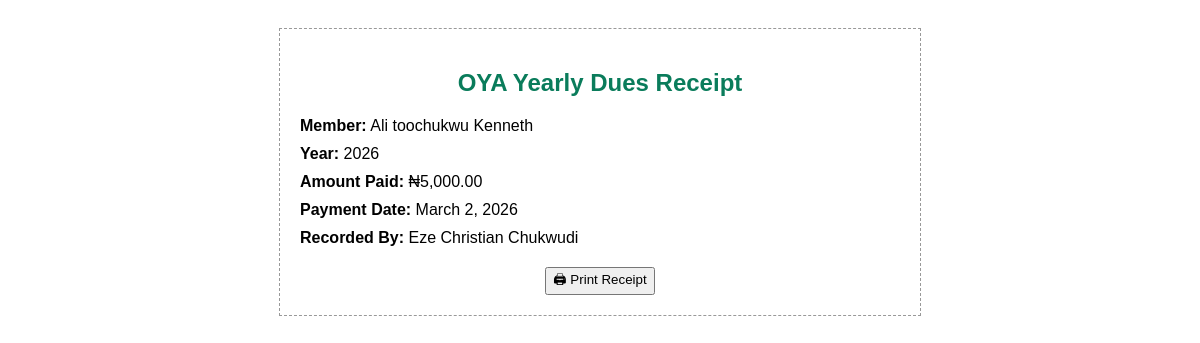
Screenshot of /contribution/receipt/1/ (signed in) with the database file from the repository.
### finance/models.py (models this page shows, shortened)
class Contribution(models.Model):
    member = models.ForeignKey(Member, on_delete=models.CASCADE)
    year = models.PositiveIntegerField()
    amount_paid = models.DecimalField(max_digits=10, decimal_places=2)
    payment_date = models.DateField()
    recorded_by = models.ForeignKey(Member, on_delete=models.SET_NULL, null=True, related_name='contributions_recorded')
    class Meta:
        unique_together = ('member', 'year')  # ✅ Prevent duplicate dues per year

### accounts/models.py (models this page shows, shortened)
class Member(models.Model):
    ROLE_CHOICES = [
        ('admin', 'Admin'),
        ('executive', 'Executive'),
        ('floor', 'Floor Member'),
    ]
    STATUS_CHOICES = [
        ('active', 'Active'),
        ('inactive', 'Inactive'),
        ('suspended', 'Suspended'),
    ]
    serial_number = models.CharField(max_length=20, unique=True)
    full_name = models.CharField(max_length=200)
    phone_number = models.CharField(max_length=20)
    gender = models.CharField(max_length=10)
    age = models.PositiveIntegerField()
    role = models.CharField(max_length=20, choices=ROLE_CHOICES)
    executive_position = models.CharField(max_length=100, null=True, blank=True)
    status = models.CharField(max_length=20, choices=STATUS_CHOICES)
    year_joined = models.PositiveIntegerField()
    password = models.CharField(max_length=128)  # hashed later
    created_at = models.DateTimeField(auto_now_add=True)

### accounts/decorators.py (the view)
    def wrapper(request, *args, **kwargs):
        if not request.session.get('member_id'):
            return redirect('login')
        return view_func(request, *args, **kwargs)

### finance/views.py (called while the page is built)
@login_required
def contribution_receipt(request, contribution_id):
    contribution = Contribution.objects.select_related('member', 'recorded_by').get(id=contribution_id)
    return render(request, 'finance/contribution_receipt.html', {'contribution': contribution})

### finance/templates/finance/contribution_receipt.html (shortened to what this page needs)
{% load humanize %}
<!DOCTYPE html>
<html>
<head>
</head>
<body>
<div class="receipt">
  <h2>OYA Yearly Dues Receipt</h2>
  <div class="row"><span class="label">Member:</span> {{ contribution.member.full_name }}</div>
  <div class="row"><span class="label">Year:</span> {{ contribution.year }}</div>
  <div class="row"><span class="label">Amount Paid:</span> ₦{{ contribution.amount_paid|intcomma }}</div>
  <div class="row"><span class="label">Payment Date:</span> {{ contribution.payment_date }}</div>
  <div class="row"><span class="label">Recorded By:</span> {{ contribution.recorded_by.full_name }}</div>
  <div class="print-btn">
    <button onclick="window.print()">🖨 Print Receipt</button>
  </div>
</div>
</body>
</html>

### finance/templates/finance/contribution_receipt.html (style rules this page uses)
body { font-family: Arial; padding: 20px; }
.receipt { max-width: 600px; margin: auto; border: 1px dashed #999; padding: 20px; }
h2 { text-align: center; color: #0a7c5b; }
.row { margin-bottom: 10px; }
.label { font-weight: bold; }
.print-btn { margin-top: 20px; text-align: center; }

### rows the page displays
Contribution: member.full_name "Ali toochukwu Kenneth", year "2026", amount_paid "5,000.00", payment_date "March 2, 2026", recorded_by.full_name "Eze Christian Chukwudi"
